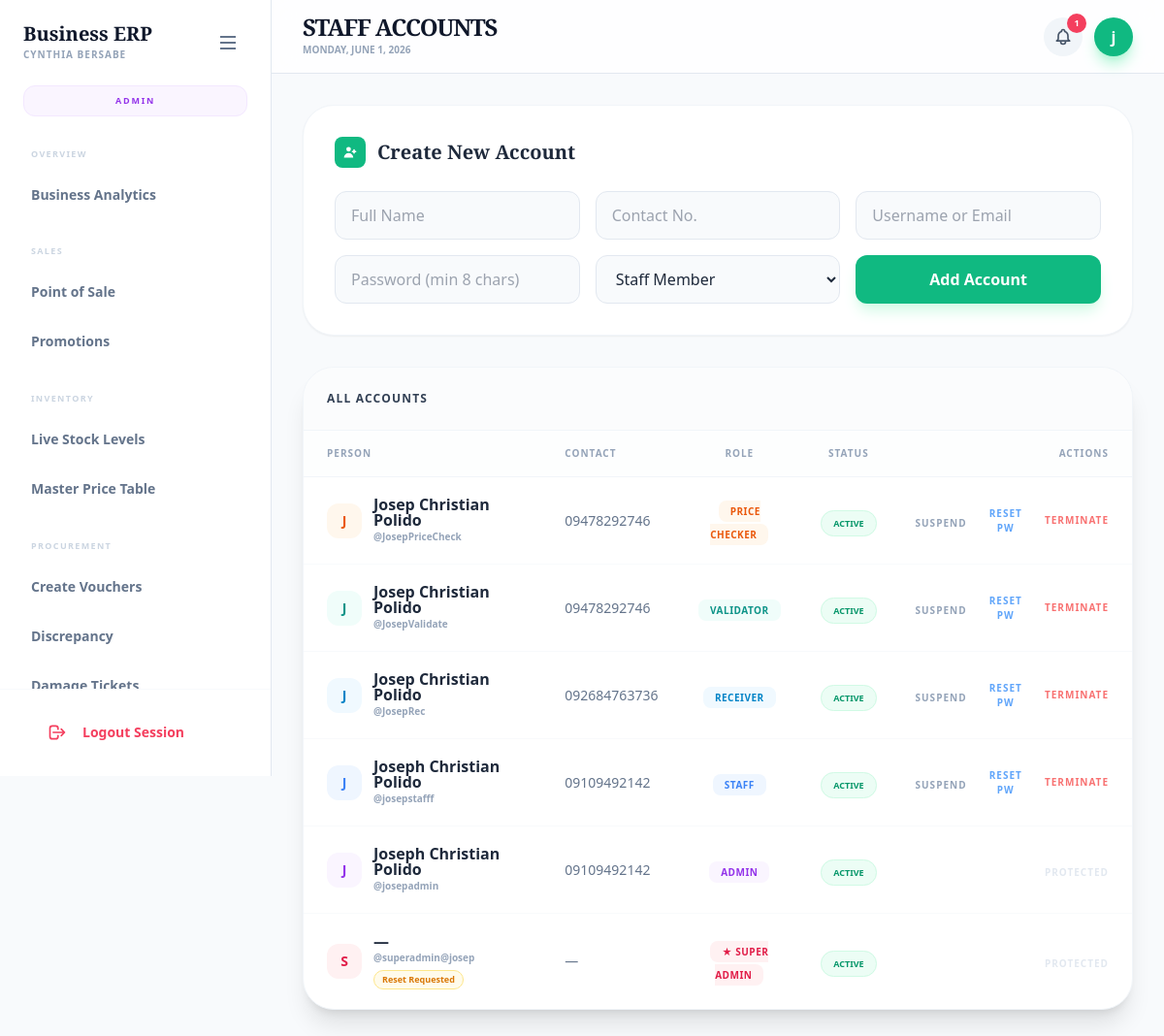
The page /staff/users/users.php (signed in) on the database its author committed.
### tables this page shows
CREATE TABLE `users` (
  `id` int(11) NOT NULL AUTO_INCREMENT,
  `username` varchar(50) DEFAULT NULL,
  `full_name` varchar(100) DEFAULT NULL,
  `contact_no` varchar(20) DEFAULT NULL,
  `password` varchar(255) DEFAULT NULL,
  `role` enum('superadmin','admin','staff','owner','member','receiver','validator','price_checker') DEFAULT NULL,
  `status` enum('ACTIVE','INACTIVE','TERMINATED') DEFAULT 'ACTIVE',
  `terminated_at` datetime DEFAULT NULL,
  `termination_reason` varchar(255) DEFAULT NULL,
  `reset_requested` tinyint(1) DEFAULT 0,
  PRIMARY KEY (`id`),
  UNIQUE KEY `username` (`username`)
);

### staff/users/users.php (the view, shortened to what this page needs)
<?php
include '../layout_top.php';
$session_role  = strtolower($_SESSION['role'] ?? '');
function can_act(string $actor, string $target): bool {
    if ($actor === ROLE_ADMIN && !in_array($target, ROLES_ADMIN_AND_UP)) return true;
    return false;
}
$users = $conn->query("SELECT * FROM users ORDER BY FIELD(status,'" . USER_ACTIVE . "','" . USER_INACTIVE . "','" . USER_TERMINATED . "'), id DESC");
?>
<div class="max-w-6xl mx-auto space-y-8 pb-20 animate-in">
    <div class="bg-white p-8 rounded-[2rem] border border-slate-100 shadow-sm">
        <h3 class="serif-title text-xl font-bold mb-6 flex items-center gap-3">
            <span class="w-8 h-8 bg-emerald-500 text-white rounded-lg flex items-center justify-center">
                <svg class="h-4 w-4" viewBox="0 0 20 20" fill="currentColor"><path d="M8 9a3 3 0 100-6 3 3 0 000 6zM8 11a6 6 0 016 6H2a6 6 0 016-6zM16 7a1 1 0 10-2 0v1h-1a1 1 0 100 2h1v1a1 1 0 102 0v-1h1a1 1 0 100-2h-1V7z"/></svg>
            </span>
            Create New Account
        </h3>
        <form method="POST" action="users_process.php" class="grid grid-cols-1 md:grid-cols-3 gap-4">
            <input type="text" name="full_name" placeholder="Full Name" required
                class="bg-slate-50 border border-slate-200 rounded-xl px-4 py-3 outline-none focus:ring-2 focus:ring-emerald-500/20 transition-all">
            <input type="text" name="contact_no" placeholder="Contact No."
                class="bg-slate-50 border border-slate-200 rounded-xl px-4 py-3 outline-none focus:ring-2 focus:ring-emerald-500/20 transition-all">
            <input type="text" name="username" placeholder="Username or Email" required
                class="bg-slate-50 border border-slate-200 rounded-xl px-4 py-3 outline-none focus:ring-2 focus:ring-emerald-500/20 transition-all">
            <input type="password" name="password" placeholder="Password (min 8 chars)" required minlength="8"
                class="bg-slate-50 border border-slate-200 rounded-xl px-4 py-3 outline-none focus:ring-2 focus:ring-emerald-500/20 transition-all">
            <select name="role" class="bg-slate-50 border border-slate-200 rounded-xl px-4 py-3 outline-none">
                <option value="staff">Staff Member</option>
            </select>
            <button type="submit" class="bg-emerald-500 hover:bg-emerald-600 text-white font-bold rounded-xl py-3 shadow-lg shadow-emerald-100 transition-all">
                Add Account
            </button>
        </form>
    </div>
    <div class="bg-white rounded-[2rem] border border-slate-100 shadow-xl overflow-hidden">
        <div class="p-6 border-b border-slate-100 bg-slate-50/50">
            <h4 class="font-black text-slate-700 text-xs uppercase tracking-widest">All Accounts</h4>
        </div>
        <div class="overflow-x-auto">
            <table class="w-full text-left">
                <thead>
                    <tr class="border-b border-slate-100 bg-slate-50/30">
                        <th class="px-6 py-4 text-[10px] font-black text-slate-400 uppercase tracking-widest">Person</th>
                        <th class="px-4 py-4 text-[10px] font-black text-slate-400 uppercase tracking-widest">Contact</th>
                        <th class="px-4 py-4 text-[10px] font-black text-slate-400 uppercase tracking-widest text-center">Role</th>
                        <th class="px-4 py-4 text-[10px] font-black text-slate-400 uppercase tracking-widest text-center">Status</th>
                        <th class="px-6 py-4 text-[10px] font-black text-slate-400 uppercase tracking-widest text-right">Actions</th>
                    </tr>
                </thead>
                <tbody class="divide-y divide-slate-50">
                <?php while ($u = $users->fetch_assoc()):
                    $u_role   = strtolower($u['role']);
                    $u_status = $u['status'];
                    $actable  = can_act($session_role, $u_role);
                    $is_self  = $u['id'] == ($_SESSION['user_id'] ?? 0);
                    $initial  = strtoupper(substr($u['full_name'] ?: $u['username'], 0, 1));
                    $badge = match($u_role) {
                        ROLE_SUPERADMIN    => 'bg-rose-50 text-rose-600',
                        ROLE_ADMIN, ROLE_OWNER => 'bg-purple-50 text-purple-600',
                        ROLE_RECEIVER      => 'bg-sky-50 text-sky-600',
                        ROLE_VALIDATOR     => 'bg-teal-50 text-teal-600',
                        ROLE_PRICE_CHECKER => 'bg-orange-50 text-orange-600',
                        default            => 'bg-blue-50 text-blue-500',
                    };
                    $badge_label = match($u_role) {
                        ROLE_SUPERADMIN    => '★ Super Admin',
                        ROLE_PRICE_CHECKER => 'Price Checker',
                        default            => ucfirst($u_role),
                    };
                    $status_class = match($u_status) {
                        USER_ACTIVE     => 'bg-emerald-50 text-emerald-600 border border-emerald-100',
                        USER_INACTIVE   => 'bg-slate-100 text-slate-400',
                        USER_TERMINATED => 'bg-red-50 text-red-500 border border-red-100',
                        default         => 'bg-slate-100 text-slate-400',
                    };
                ?>
                <tr class="hover:bg-slate-50/50 transition-all <?= $u_status === USER_TERMINATED ? 'opacity-60' : '' ?>">
                    <td class="px-6 py-5">
                        <div class="flex items-center gap-3">
                            <div class="w-9 h-9 rounded-xl flex items-center justify-center font-black text-sm flex-shrink-0 <?= $badge ?>">
                                <?= $initial ?>
                            </div>
                            <div>
                                <p class="font-bold text-slate-800 leading-none"><?= htmlspecialchars($u['full_name'] ?: '—') ?></p>
                                <p class="text-[10px] text-slate-400 font-bold mt-0.5">@<?= htmlspecialchars($u['username']) ?></p>
                                <?php if ($u['reset_requested']): ?>
                                    <span class="text-[9px] font-black text-amber-600 bg-amber-50 border border-amber-200 px-2 py-0.5 rounded-full mt-1 inline-block">Reset Requested</span>
                                <?php endif; ?>
                            </div>
                        </div>
                    </td>
                    <td class="px-4 py-5 text-sm text-slate-500 font-medium">
                        <?= htmlspecialchars($u['contact_no'] ?: '—') ?>
                    </td>
                    <td class="px-4 py-5 text-center">
                        <span class="px-3 py-1 rounded-lg text-[10px] font-black uppercase tracking-wider <?= $badge ?>">
                            <?= $badge_label ?>
                        </span>
                    </td>
                    <td class="px-4 py-5 text-center">
                        <span class="px-3 py-1.5 rounded-full text-[9px] font-black uppercase <?= $status_class ?>">
                            <?= $u_status ?>
                        </span>
                    </td>
                    <td class="px-6 py-5 text-right">
                        <?php if (!$actable): ?>
                            <span class="text-[10px] font-bold text-slate-200 uppercase tracking-widest">Protected</span>
                        <?php else: ?>
                            <div class="flex items-center justify-end gap-4">
                                <?php if (!$is_self): ?>
                                <form method="POST" action="users_process.php" class="inline">
                                    <button class="text-[10px] font-black uppercase tracking-widest <?= $u_status === USER_ACTIVE ? 'text-slate-400 hover:text-amber-500' : 'text-slate-400 hover:text-emerald-500' ?> transition-colors">
                                        <?= $u_status === USER_ACTIVE ? 'Suspend' : 'Activate' ?>
                                    </button>
                                </form>
                                <?php endif; ?>
                                <button onclick="openResetModal(<?= $u['id'] ?>, '<?= htmlspecialchars(addslashes($u['username'])) ?>', '<?= htmlspecialchars(addslashes($u['full_name'] ?? $u['username'])) ?>', '<?= $u_role ?>')"
                                    class="text-[10px] font-black uppercase tracking-widest transition-colors <?= $u['reset_requested'] ? 'text-amber-500 hover:text-amber-700' : 'text-blue-400 hover:text-blue-600' ?>">
                                    <?= $u['reset_requested'] ? 'Set PW ●' : 'Reset PW' ?>
                                </button>
                                <?php if (!$is_self): ?>
                                <button onclick="openTerminateModal(<?= $u['id'] ?>, '<?= htmlspecialchars(addslashes($u['full_name'] ?? $u['username'])) ?>')"
                                    class="text-[10px] font-black text-red-400 hover:text-red-600 uppercase tracking-widest transition-colors">
                                    Terminate
                                </button>
                                <?php endif; ?>
                            </div>
                        <?php endif; ?>
                    </td>
                </tr>
                <?php endwhile; ?>
                </tbody>
            </table>
        </div>
    </div>
</div>
<?php include '../layout_bottom.php'; ?>

### assets/css/style.css (style rules this page uses)
* { box-sizing: border-box; font-family: system-ui, -apple-system, BlinkMacSystemFont, sans-serif; }
body { margin: 0; background: #f4f6f8; color: #333; }
.animate-in { animation: fadeIn 0.3s ease-out; }
body, .main-content { overflow-x: hidden !important; max-width: 100vw; }

### staff/layout_top.php (style rules this page uses)
body { font-family: 'Inter', sans-serif; background-color: #f8fafc; color: #1e293b; overflow-x: hidden; }
.serif-title { font-family: 'Playfair Display', serif; }

### staff/layout_bottom.php (style rules this page uses)
body { animation: fadeIn .3s ease-in; }

### rows shown on the page
users: full_name "J", full_name "Josep Christian Polido", username "JosepPriceCheck", contact_no "09478292746", role "PRICE CHECKER", status "ACTIVE", shows "SUSPEND", reset_requested "RESET PW"
users: full_name "J", full_name "Josep Christian Polido", username "JosepValidate", contact_no "09478292746", role "VALIDATOR", status "ACTIVE", shows "SUSPEND", reset_requested "RESET PW"
users: full_name "J", full_name "Josep Christian Polido", username "JosepRec", contact_no "092684763736", role "RECEIVER", status "ACTIVE", shows "SUSPEND", reset_requested "RESET PW"
users: full_name "J", full_name "Joseph Christian Polido", username "josepstafff", contact_no "09109492142", role "STAFF", status "ACTIVE", shows "SUSPEND", reset_requested "RESET PW"
users: full_name "J", full_name "Joseph Christian Polido", username "josepadmin", contact_no "09109492142", role "ADMIN", status "ACTIVE", shows "PROTECTED"
users: initial "S", full_name "—", username "superadmin@josep", reset_requested "Reset Requested", contact_no "—", role "★ SUPER ADMIN", status "ACTIVE", shows "PROTECTED"

### other values the page prints
$badge_label "ADMIN"
$section "OVERVIEW"
$titles[$file] "Business Analytics"
$section "SALES"
$titles[$file] "Point of Sale"
$titles[$file] "Promotions"
$section "INVENTORY"
$titles[$file] "Live Stock Levels"
$titles[$file] "Master Price Table"
$section "PROCUREMENT"
$titles[$file] "Create Vouchers"
$titles[$file] "Discrepancy"
$page_title "STAFF ACCOUNTS"
min($notif_count, 99) "1"
substr($username, 0, 1) "j"
